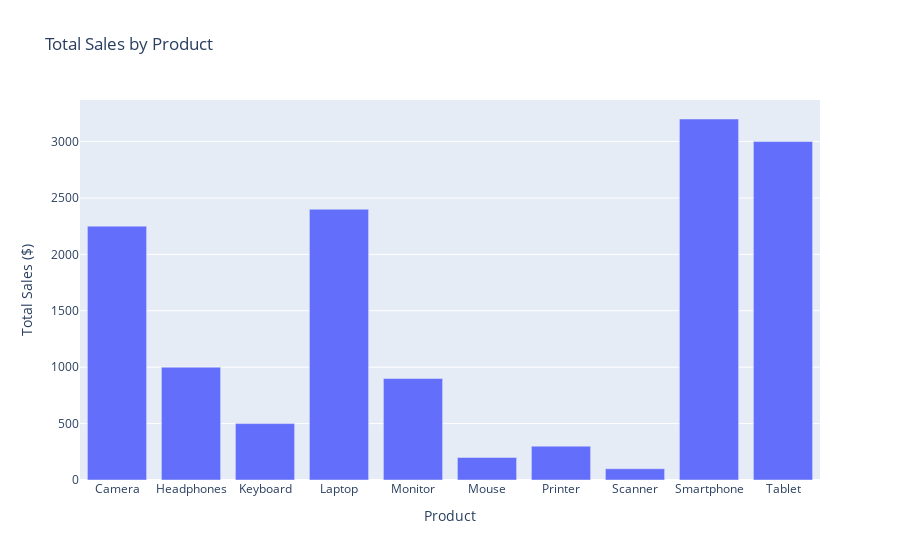

The notebook cell this image was saved under:
### Code cell
import plotly.express as px

def plot_sales_hist():
# 1. Bar chart of total sales by product
   sales_by_product = df.assign(total_sales=df['quantity'] * df['price_per_unit'])\
      .groupby('product_name')['total_sales'].sum().reset_index()
   fig1 = px.bar(sales_by_product, 
               x='product_name', 
               y='total_sales',
               title='Total Sales by Product',
               labels={'total_sales': 'Total Sales ($)', 'product_name': 'Product'})
   # fig1.show()
   return fig1

plot_sales_hist()

### Figure 1 — Plotly figure (JSON) as saved in the notebook; plotly's stock layout.template omitted (floating-point values rounded to 4 significant figures)
{"data": [{"alignmentgroup": "True", "hovertemplate": "Product=%{x}<br>Total Sales ($)=%{y}<extra></extra>", "legendgroup": "", "marker": {"color": "#636efa", "pattern": {"shape": ""}}, "name": "", "offsetgroup": "", "orientation": "v", "showlegend": false, "textposition": "auto", "type": "bar", "x": ["Camera", "Headphones", "Keyboard", "Laptop", "Monitor", "Mouse", "Printer", "Scanner", "Smartphone", "Tablet"], "xaxis": "x", "y": [2250, 1000, 500, 2400, 900, 200, 300, 100, 3200, 3000], "yaxis": "y"}], "layout": {"barmode": "relative", "legend": {"tracegroupgap": 0}, "title": {"text": "Total Sales by Product"}, "xaxis": {"anchor": "y", "domain": [0, 1], "title": {"text": "Product"}}, "yaxis": {"anchor": "x", "domain": [0, 1], "title": {"text": "Total Sales ($)"}}}}
